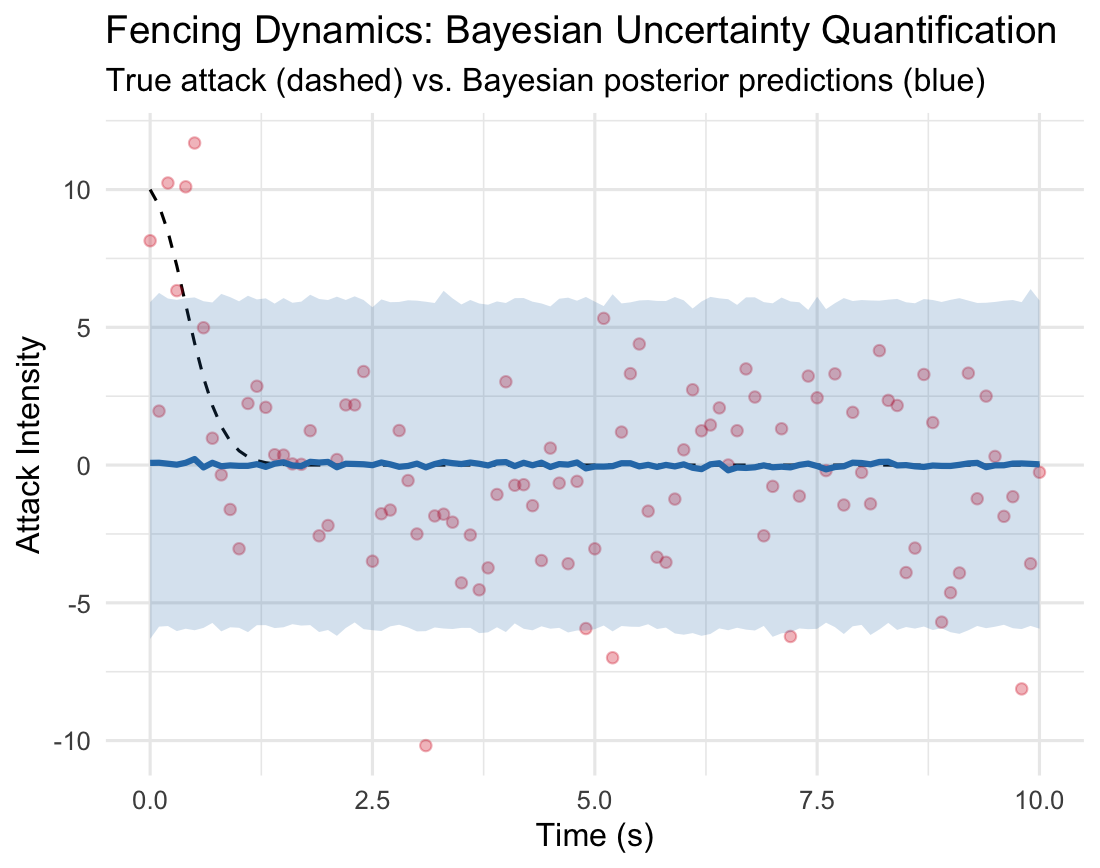

The R source for this figure:
library(deSolve)
library(ggplot2)
library(tidyverse)
library(brms)  

set.seed(2025)

# ODE (simplified Lotka-Volterra for fencing)
fencer_ode = function(time, state, params) {
  with(as.list(c(state, params)), {
    # dA/dt = αA - βAP : Attack rate grows naturally but is reduced by opponent's parries
    dA = alpha * A - beta * A * P  
    # dP/dt = γP + δAP : Parry rate increases with both self-momentum and opponent's attacks
    dP = gamma * P + delta * A * P
    list(c(dA, dP))
  })
}

# Parameters 🤔 (ground truth for any model)
true_params = c(alpha = 1.1, beta = 0.2, gamma = 0.5, delta = 0.1)
initial_state = c(A = 10, P = 5)  # Initial attack/parry intensity
times = seq(0, 10, by = 0.1)

# ODE Solver
ode_sol = ode(y = initial_state, times = times, func = fencer_ode, parms = true_params) |>
  as.data.frame() |>
  as_tibble()

# To simulate real-world observations, noise is necessary 🤷
observed_data = ode_sol |>
  mutate(
    A_obs = A + rnorm(n(), 0, 1),  # Noisy attack intensity
    P_obs = P + rnorm(n(), 0, 1)   # Noisy parry intensity
  )

# Bayesian model to estimate ODE parameters with uncertainty 😶
bayesian_model = brm(
  bf(A_obs ~ alpha * exp(-beta * P_obs) * time,  # Simplified ODE approximation
     alpha ~ 1, beta ~ 1,
     nl = TRUE),
  data = observed_data,
  family = gaussian(),
  prior = c(
    prior(normal(1, 0.5), nlpar = "alpha"),  # Prior Prediction for alpha
    prior(normal(0.2, 0.1), nlpar = "beta")  # Prior Prediction for beta
  ),
  chains = 4, iter = 2000, refresh = 0
)

# Summarization parameter posteriors
summary(bayesian_model)

# Posterior predictive distribution
posterior_pred = posterior_predict(bayesian_model, newdata = observed_data)

# Ploting intervals
observed_data |>
  mutate(
    pred_median = apply(posterior_pred, 2, median),
    pred_lower = apply(posterior_pred, 2, quantile, 0.05),
    pred_upper = apply(posterior_pred, 2, quantile, 0.95)
  ) |>
  ggplot(aes(x = time)) +
  geom_line(aes(y = A), color = "black", linetype = "dashed") +  # True dynamics
  geom_point(aes(y = A_obs), color = "#d7191c", alpha = 0.3) +   # Observed data
  geom_ribbon(aes(ymin = pred_lower, ymax = pred_upper), fill = "#2c7bb6", alpha = 0.2) +
  geom_line(aes(y = pred_median), color = "#2c7bb6", linewidth = 1) +
  labs(
    title = "Fencing Dynamics: Bayesian Uncertainty Quantification",
    subtitle = "True attack (dashed) vs. Bayesian posterior predictions (blue)",
    x = "Time (s)", y = "Attack Intensity"
  ) +
  theme_minimal()
